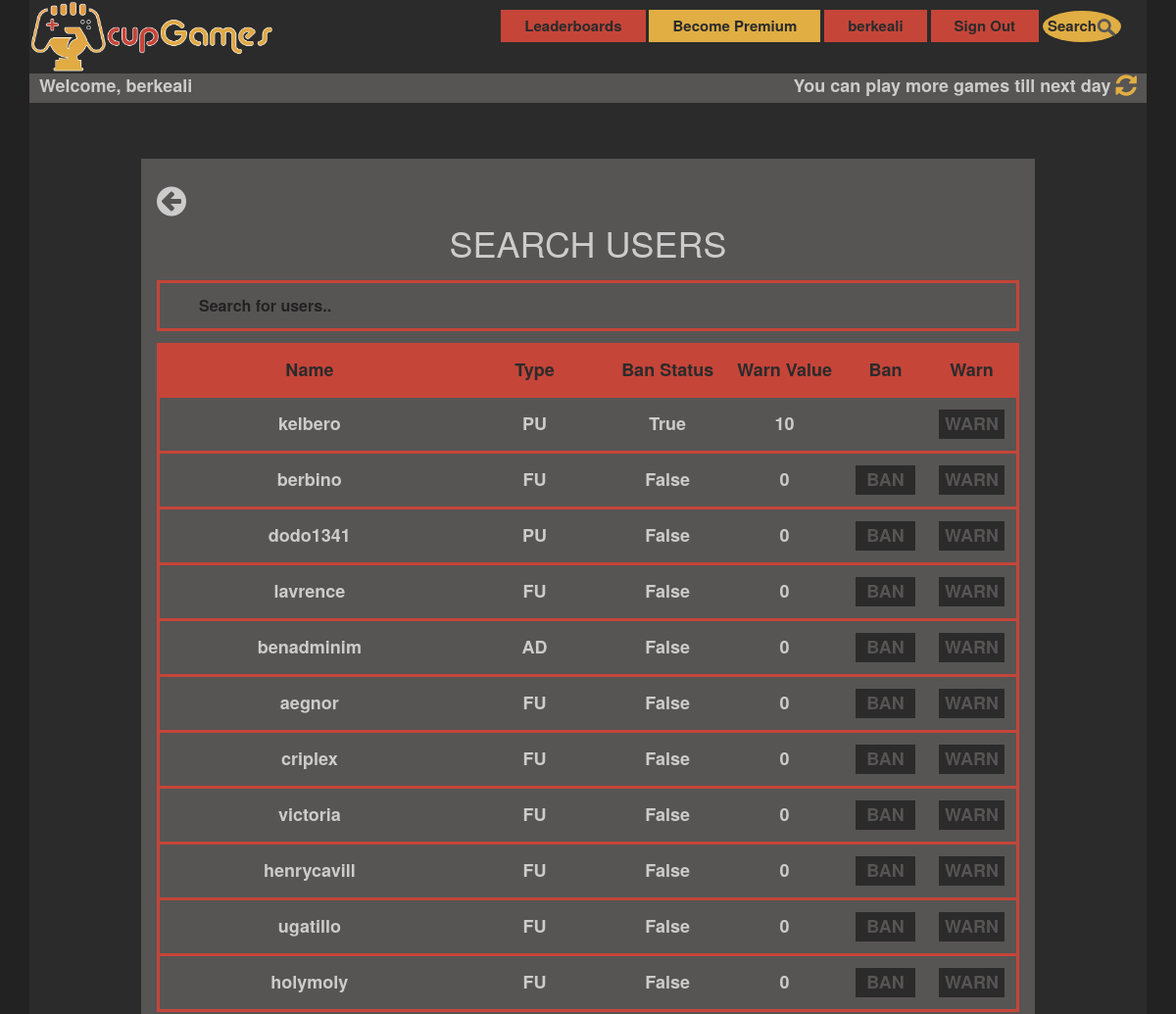
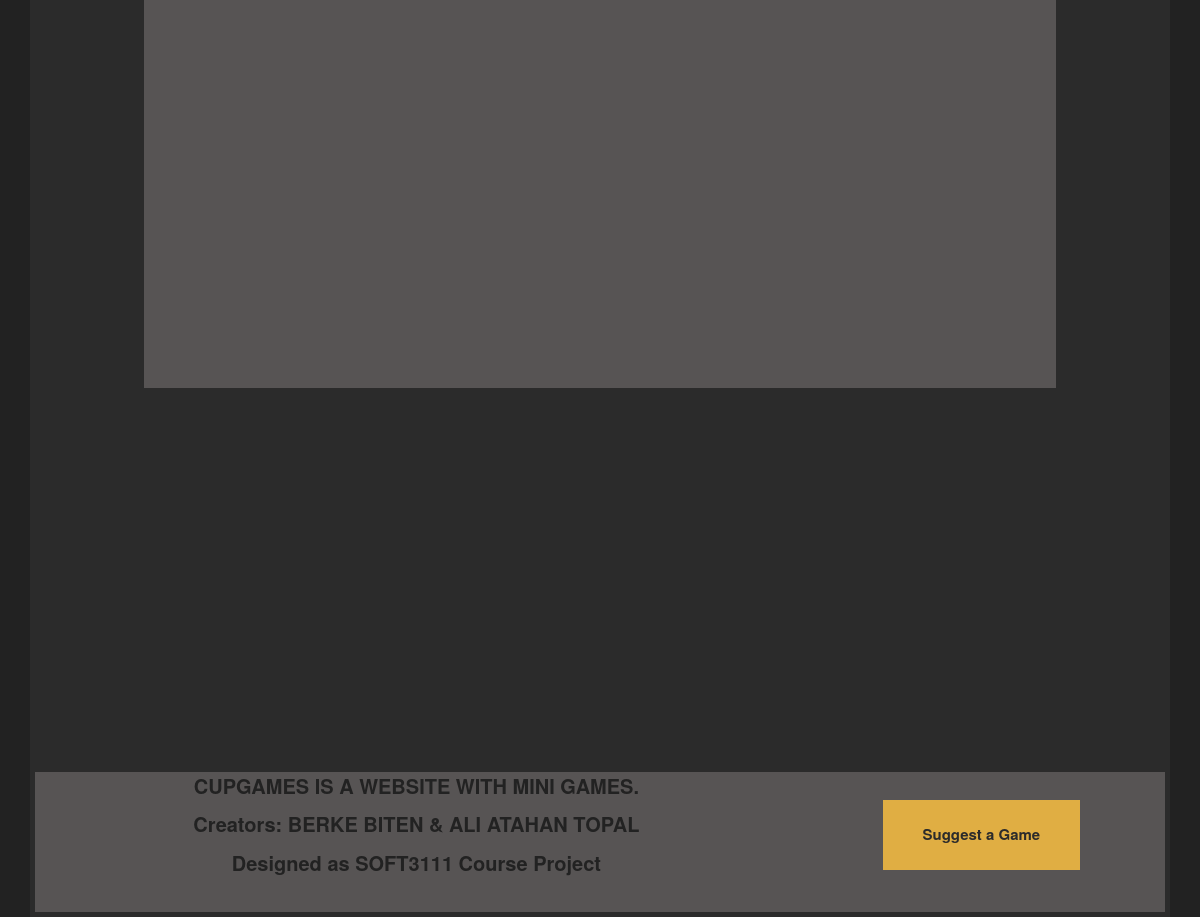
Page /searchusers (signed in) on the committed database (2 pictures, top to bottom).
### cupApp/models.py (models this page shows, shortened)
class Account(models.Model):
    username = models.CharField(max_length=20, primary_key=True)
    password = models.CharField(max_length=50)
    email = models.CharField(max_length=100)
    date_of_birth = models.DateField(blank=True, null=True)
    gender = models.CharField(max_length=1)
    coins = models.IntegerField(default=500)
    level = models.IntegerField(default=1)
    type = models.CharField(max_length=2, default="FU")
    about_text = models.TextField(blank=True, null=True)
    registration_date = models.DateTimeField(default=timezone.now())
    isPremium = models.BooleanField(default=False)
    playLimit = models.IntegerField(default=2)
    last_visit_date = models.DateTimeField(default=timezone.now())
    warn_value = models.IntegerField(default=0)
    is_banned = models.BooleanField(default=False)
    ban_reason = models.TextField(blank=True, null=True)
    profile_pic = models.CharField(max_length=1500, null=True, blank=True)

### cupApp/views.py (the view)
# urls.py: path('searchusers', views.searchusers, name="searchusers"),
def searchusers(request):
    accounts = Account.objects.all()
    return render(request, 'cupApp/searchusers.html', {'accounts': accounts})

### cupApp/templates/cupApp/searchusers.html (shortened to what this page needs)
{% extends 'cupApp/base.html' %}
{% load static %}
{% block content %}
    <div style="width:80%;" class="accountsettings">
        <a href="{% url 'adminpanel' %}" style="font-size:35px; color:#cccccc;"><i class="fa fa-arrow-circle-left"
                                                                                   aria-hidden="true"></i></a>
        <h1 style="color:#cccccc">SEARCH USERS</h1>
        <input style="background:#575454" type="text" id="searchInput" onkeyup="searchTableFunction()"
               placeholder="Search for users..">
        <div class="scrolling-wrapper2">
            <table id="searchTable">
                <tr class="header">
                    <th style="width:40%;">Name</th>
                    <th style="width:20%;">Type</th>
                    <th style="width:10%;">Ban Status</th>
                    <th style="width:10%;">Warn Value</th>
                    <th style="width:10%;">Ban</th>
                    <th style="width:10%;">Warn</th>
                </tr>
                {% for account in accounts %}
                    <tr>
                        <td><a href="{% url 'profile' pk=account.username %}">{{ account.username }}</a></td>
                        <td>{{ account.type }}</td>
                        <td>{{ account.is_banned }}</td>
                        <td>{{ account.warn_value }}</td>
                        <td>
                            {% if account.is_banned %}
                            {% else %}
                                <a href="{% url 'ban' pk=account.username %}">
                                    <button style="background:#2B2B2B;color:#575454;width:100%;" type="submit">BAN
                                    </button>
                                </a>
                            {% endif %}
                        </td>
                        <td>
                            <a href="{% url 'warn' pk=account.username %}">
                                <button style="background:#2B2B2B;color:#575454;width:100%;" type="submit">WARN</button>
                            </a>
                        </td>
                    </tr>
                {% endfor %}
            </table>
        </div>
    </div>
{% endblock %}

### cupApp/static/css/style.css (style rules this page uses)
html { height: 100%; }
body { height: 100%; overflow-x: hidden; overflow-y: scroll; background-color: #222222; color: #cccccc; }
.header { background-color: #2B2B2B; overflow: hidden; }
.suggestionTable th, td { text-align: center; padding: 16px; }
.leaderboard th, td { text-align: center; padding: 16px; }
.accountsettings { height: 70%; margin: 5% auto 5%; width: 50%; padding: 16px; background-color: #575454; }
.accountsettings h1 { color: #E0AE43; text-align: center; margin-top: 0; }
.accountsettings input { width: 100%; padding: 12px 20px; margin: 8px 0; display: inline-block; border-top-color: #E0AE43; border-bottom-color: #E0AE43; border-width: 2px 0px 2px 0px; border-style: solid; box-sizing: border-box; background-color: #575454; align-content: center; }
.accountsettings button { width: 100px; height: 30px; background-color: #E0AE43; color: #222222; border: 0; font-weight: bold; text-transform: uppercase; -webkit-transition: -webkit-transform 0.3s; transition: transform 0.3s; }
.accountsettings a { margin-left: auto; margin-right: auto; color: #cccccc; }
#searchInput { background: #2B2B2B; width: 100%; font-size: 16px; padding: 12px 20px 12px 40px; border: 3px solid #C64539; margin-bottom: 12px; }
#searchTable { border-collapse: collapse; width: 100%; border: 3px solid #C64539; font-size: 18px; font-weight: bold; }
#searchTable th { color: #2B2B2B; }
#searchTable th, #searchTable td { text-align: center; padding: 12px; }
#searchTable tr { border-bottom: 3px solid #C64539; }
#searchTable a { color: #cccccc; }
#searchTable tr.header, #searchTable tr:hover { background-color: #C64539; }
.scrolling-wrapper2 { max-height: 300px; overflow-x: hidden; overflow-y: auto; white-space: nowrap; }

### cupApp/templates/cupApp/searchusers.html (style rules this page uses)
.scrolling-wrapper2 { max-height: 70%; }

### rows in the picture
Account: username "kelbero", type "PU", is_banned "True", warn_value "10"
Account: username "berbino", type "FU", is_banned "False", warn_value "0", shows "BAN"
Account: username "dodo1341", type "PU", is_banned "False", warn_value "0", shows "BAN"
Account: username "lavrence", type "FU", is_banned "False", warn_value "0", shows "BAN"
Account: username "benadminim", type "AD", is_banned "False", warn_value "0", shows "BAN"
Account: username "aegnor", type "FU", is_banned "False", warn_value "0", shows "BAN"
Account: username "criplex", type "FU", is_banned "False", warn_value "0", shows "BAN"
Account: username "victoria", type "FU", is_banned "False", warn_value "0", shows "BAN"
Account: username "henrycavill", type "FU", is_banned "False", warn_value "0", shows "BAN"
Account: username "ugatillo", type "FU", is_banned "False", warn_value "0", shows "BAN"
Account: username "holymoly", type "FU", is_banned "False", warn_value "0", shows "BAN"

### other values in the picture
{{ request.session.username }} "berkeali"
